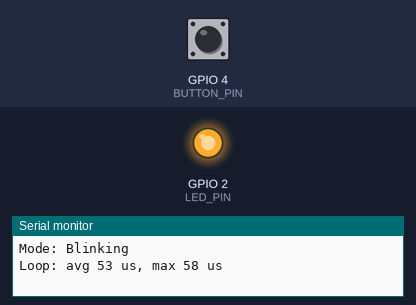
A program run on a simulated ESP32-S3. On the bench: output pins drawn as LEDs (lit = HIGH), the last lines printed to the serial monitor. Dashed ring = blinking. The inputs (shaded band) are chosen by the test bench; at power-on: GPIO 4 (BUTTON_PIN) LOW.

Above: at 1.2 s.
1.3 s: GPIO 4 (BUTTON_PIN) pulled HIGH for 0.15 s
At 1.9 s:
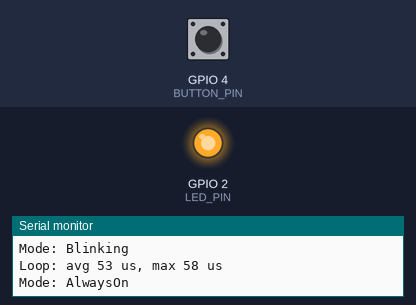
2.9 s: GPIO 4 (BUTTON_PIN) pulled HIGH for 1 s
At 4.4 s:
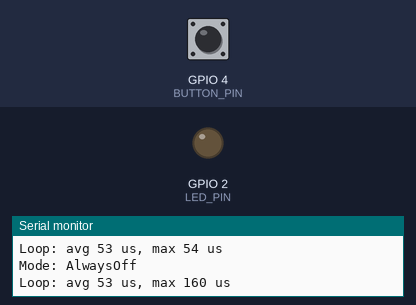
5.4 s: GPIO 4 (BUTTON_PIN) pulled HIGH for 3.2 s
At 8.88 s:
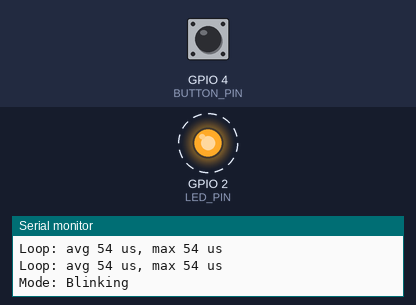
Timing chart, 0 to 17.6 s (numbered marks = the images above; inputs shaded):
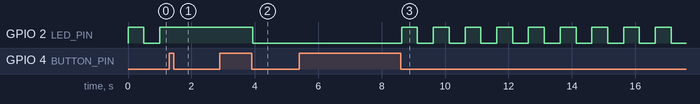

The program:

main.cpp
```cpp
#include <Arduino.h>

#include "Button.h"
#include "Config.h"
#include "Led.h"
#include "Timer.h"

Led led;
Button button;

void setup() {
    Serial.begin(Config::BAUD_RATE);

    led.init();
    button.init();
    initMode(led, millis());
}

void loop() {
    const uint32_t startUs = micros();
    const uint32_t now = millis();

    updateMode(led, button.pressed(now), now);

    measureLoop(micros() - startUs);
}
```

Button.h
```cpp
#pragma once

#include <Arduino.h>

class Button {
    public:
        void init();
        bool pressed(uint32_t now);

    private:
        uint32_t lastChangeMs = 0;
        bool wasPressed = true;
};
```

Led.h
```cpp
#pragma once

#include <Arduino.h>

enum class LedState {
    On,
    Off
};

class Led {
    public:
        void init();
        void set(LedState state);
};

void initMode(Led& led, uint32_t now);

void updateMode(Led& led, bool pressed, uint32_t now);
```

Timer.h
```cpp
#pragma once

#include <Arduino.h>

void measureLoop(uint32_t durationUs);
```

Button.cpp
```cpp
#include "Button.h"
#include "Config.h"

static volatile bool buttonFlag = false;

static void IRAM_ATTR onButtonChange() {
    buttonFlag = true;
}

void Button::init() {
    pinMode(Config::BUTTON_PIN, INPUT);
    attachInterrupt(digitalPinToInterrupt(Config::BUTTON_PIN), onButtonChange, CHANGE);
}

bool Button::pressed(uint32_t now) {
    if (buttonFlag) {
        buttonFlag = false;
        lastChangeMs = now;
    }

    if (now - lastChangeMs < Config::DEBOUNCE_MS) {
        return false;
    }

    const bool isPressed = digitalRead(Config::BUTTON_PIN) == LOW;
    const bool newPress = isPressed && !wasPressed;
    wasPressed = isPressed;
    return newPress;
}
```

Led.cpp
```cpp
#include "Led.h"
#include "Config.h"

void Led::init() {
    pinMode(Config::LED_PIN, OUTPUT);
    set(LedState::Off);
}

void Led::set(LedState state) {
    digitalWrite(Config::LED_PIN, state == LedState::On ? HIGH : LOW);
}

enum class Mode { Blinking, AlwaysOn, AlwaysOff };

static Mode mode = Mode::Blinking;

static LedState ledState = LedState::Off;
static uint32_t lastBlinkTime = 0;

static void setMode(Led& led, Mode newMode, uint32_t now) {
    mode = newMode;

    switch (mode) {
        case Mode::Blinking:
            ledState = LedState::On;
            lastBlinkTime = now;
            led.set(ledState);
            Serial.println("Mode: Blinking");
            break;

        case Mode::AlwaysOn:
            led.set(LedState::On);
            Serial.println("Mode: AlwaysOn");
            break;

        case Mode::AlwaysOff:
            led.set(LedState::Off);
            Serial.println("Mode: AlwaysOff");
            break;
    }
}

void initMode(Led& led, uint32_t now) {
    setMode(led, Mode::Blinking, now);
}

void updateMode(Led& led, bool pressed, uint32_t now) {
    switch (mode) {
        case Mode::Blinking:
            if (pressed) {
                setMode(led, Mode::AlwaysOn, now);
                break;
            }
            if (now - lastBlinkTime >= Config::BLINK_INTERVAL_MS) {
                lastBlinkTime = now;
                ledState = (ledState == LedState::On) ? LedState::Off : LedState::On;
                led.set(ledState);
            }
            break;

        case Mode::AlwaysOn:
            if (pressed) {
                setMode(led, Mode::AlwaysOff, now);
            }
            break;

        case Mode::AlwaysOff:
            if (pressed) {
                setMode(led, Mode::Blinking, now);
            }
            break;
    }
}
```

Timer.cpp
```cpp
#include "Timer.h"
#include "Config.h"

void measureLoop(uint32_t durationUs) {
    static uint32_t iterations = 0;
    static uint64_t totalUs = 0;
    static uint32_t maxUs = 0;

    iterations++;
    totalUs += durationUs;
    if (durationUs > maxUs) {
        maxUs = durationUs;
    }

    if (iterations < Config::REPORT_EVERY_ITERATIONS) {
        return;
    }

    Serial.printf("Loop: avg %lu us, max %lu us\n",
                  static_cast<unsigned long>(totalUs / iterations),
                  static_cast<unsigned long>(maxUs));

    iterations = 0;
    totalUs = 0;
    maxUs = 0;
}
```

config.h
```cpp
#pragma once

#include <Arduino.h>

struct Config {
    static constexpr uint8_t LED_PIN = 2;
    static constexpr uint8_t BUTTON_PIN = 4;

    static constexpr uint32_t BLINK_INTERVAL_MS = 500;
    static constexpr uint32_t DEBOUNCE_MS = 30;

    static constexpr uint32_t REPORT_EVERY_ITERATIONS = 1000;
    static constexpr uint32_t BAUD_RATE = 115200;
};
```

Measured:
- after the input at 1.3 s, GPIO 2 (LED_PIN): stays HIGH (without the input it goes to LOW after 0.20 s)
- after the input at 2.9 s, GPIO 2 (LED_PIN): HIGH → LOW after 1.0 s
- after the input at 5.4 s, GPIO 2 (LED_PIN): alternates HIGH for 0.50 s and LOW for 0.50 s, starting after 3.2 s
